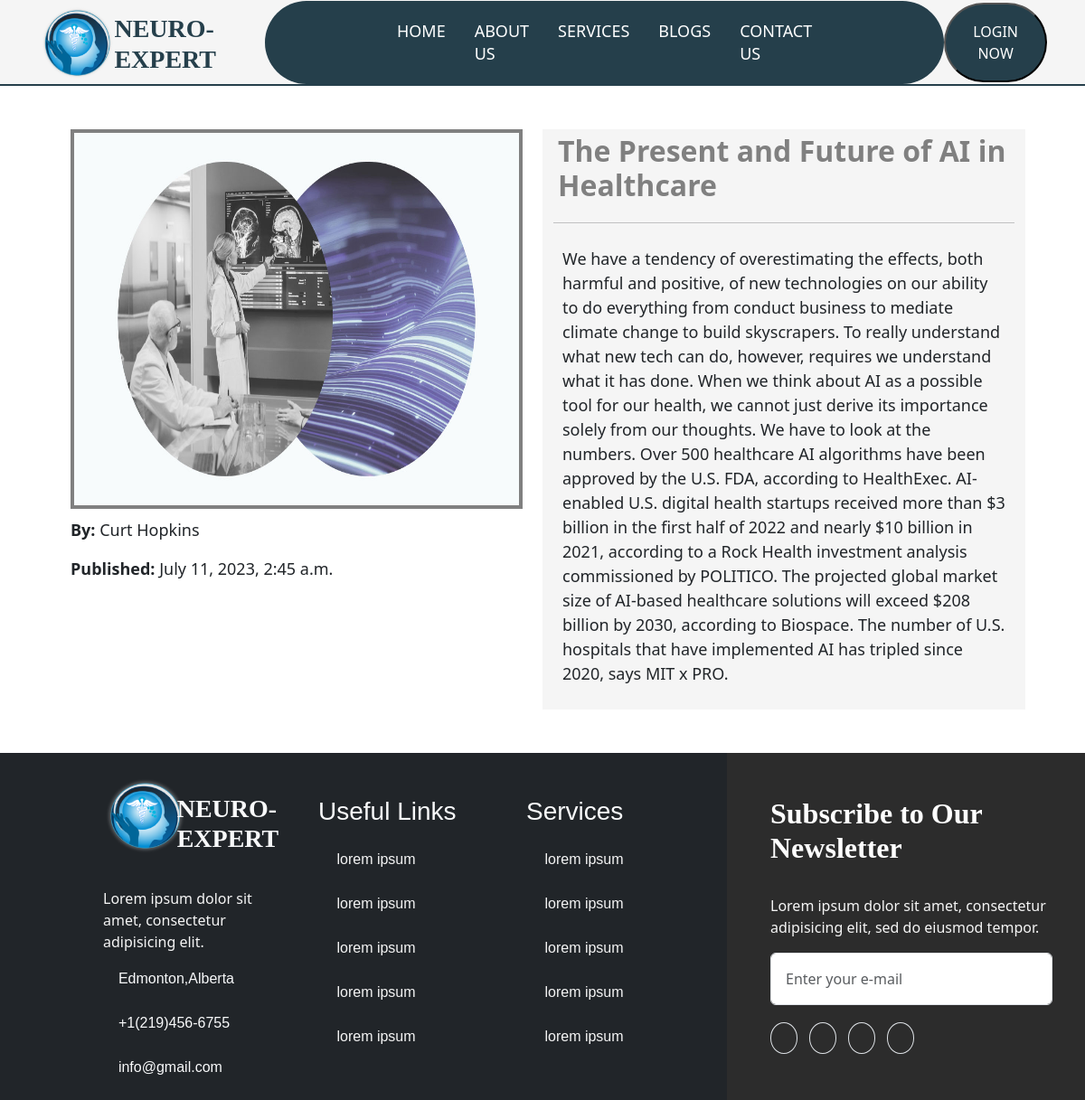
/detailblog/2, run on the app's committed database.
### diseaseapp/models.py (models this page shows, shortened)
class blogs(models.Model):
	title=models.CharField(max_length=200)
	description=models.CharField(max_length=2000)
	image=models.ImageField(upload_to="data",blank=True)
	pub_date=models.DateTimeField('date published')
	creator=models.CharField(max_length=100)

### diseaseapp/views.py (the view)
# urls.py: path("detailblog/<int:id>", views.detailblog, name='detailblog'),
def detailblog(request,id):
	res=blogs.objects.get(id=id)
	return render(request,'detailblog.html',{'data':res})

### template/detailblog.html (shortened to what this page needs)
{% extends 'base.html' %}
{% block content %}
{% load static %}
<!DOCTYPE html>
<html>
<head>
</head>
<body>
	<div class="container p-5">
		<div class="row" >
			<div class="col-6">
				<img src="{{ data.image.url}}" height="420px" width="500px" style="border: 4px solid gray;">
				<p style="font-size:18px;padding-top: 10px;"><span style="font-weight:bold;">By: </span>{{ data.creator}}</p>
				<p style="font-size:18px;"><span style="font-weight:bold;">Published: </span>{{ data.pub_date}}</p>
			</div>
			<div class="col-6" style="background-color:#F5F5F5;">
				<h2 style="color:gray;font-weight: bold;padding: 5px;">{{ data.title}}</h2><hr>
				<p style="font-size: 18px;padding: 10px;">{{ data.description}}</p>
			</div>
		</div>
	</div>
</body>
</html>
{% endblock %}

### data on the page
blogs: image (picture), creator "Curt Hopkins", pub_date "July 11, 2023, 2:45 a.m.", title "The Present and Future of AI in Healthcare", description "We have a tendency of overestimating the effects, both harmful and positive, of new technologies on our ability to do everything from conduct business to mediate climate change to build skyscrapers. To really understand what new tech can do, however, requires we understand what it has done. When we think about AI as a possible tool for our health, we cannot just derive its importance solely from our thoughts. We have to look at the numbers. Over 500 healthcare AI algorithms have been approved by the U.S. FDA, according to HealthExec. AI-enabled U.S. digital health startups received more than $3 billion in the first half of 2022 and nearly $10 billion in 2021, according to a Rock Health…"
